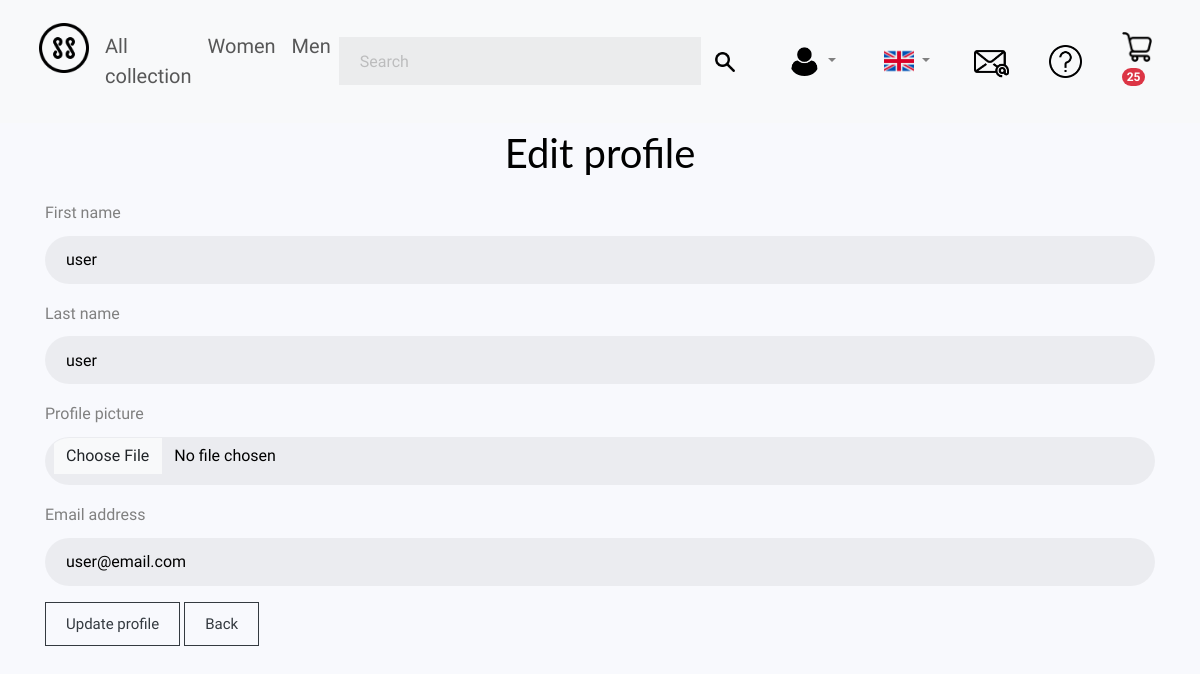
The app's page /update.php (signed in) with its own data.
### tables this page shows
CREATE TABLE `users` (
  `id` int(10) NOT NULL,
  `FirstName` varchar(255) DEFAULT NULL,
  `LastName` varchar(255) DEFAULT NULL,
  `email` varchar(255) DEFAULT NULL,
  `password` varchar(255) NOT NULL,
  `picture` varchar(255) DEFAULT NULL,
  `address` varchar(255) DEFAULT NULL,
  `status` varchar(10) DEFAULT 'user',
  `ban` varchar(3) NOT NULL DEFAULT 'no'
);

### function.php (called while the page is built)
<?php
function calculateCartCount($userId, $connect)
{
    $cartSql = "SELECT SUM(quantity) as total FROM cart WHERE userId = $userId";
    $cartResult = mysqli_query($connect, $cartSql);
    if ($cartResult) {
        $cartRow = mysqli_fetch_assoc($cartResult);
        $cartCount = $cartRow['total'];
    }
    return $cartCount;
}

### update.php (the view, shortened to what this page needs)
<?php
if (isset($_SESSION["user"])) {
    include 'inc/navbar.php';
} elseif (isset($_SESSION["adm"])) {
    include 'inc/navbar_admin.php';
} else {
    include 'inc/navbar_guest.php';
}
require_once "db_connect.php";
$id = isset($_SESSION["user"]) ? $_SESSION["user"] : $_SESSION["adm"];
$sql = "SELECT * FROM users WHERE id = $id";
$result = mysqli_query($connect, $sql);
$row = mysqli_fetch_assoc($result);
$backBtn = "index.php";
?>
<!doctype html>
<html lang="en">
<head>
    <link href="https://cdn.jsdelivr.net/npm/bootstrap@5.3.0/dist/css/bootstrap.min.css" rel="stylesheet">
    <link rel="stylesheet" href="css/style.css">
    <link rel="stylesheet" href="scss/style.scss">
</head>
<body>
    <div class="container">
        <h1 class="text-center">Edit profile</h1>
        <form method="post" autocomplete="off" enctype="multipart/form-data">
            <div class="mb-3 mt-3">
                <label for="fname" class="form-label">First name</label>
                <input type="text" class="form-control" id="fname" name="fname" placeholder="First name" value="<?= $row["FirstName"] ?>">
            </div>
            <div class="mb-3">
                <label for="lname" class="form-label">Last name</label>
                <input type="text" class="form-control" id="lname" name="lname" placeholder="Last name" value="<?= $row["LastName"] ?>">
            </div>
            <div class="mb-3">
                <label for="picture" class="form-label">Profile picture</label>
                <input type="file" class="form-control" id="picture" name="picture">
            </div>
            <div class="mb-3">
                <label for="email" class="form-label">Email address</label>
                <input type="email" class="form-control" id="email" name="email" placeholder="Email address" value="<?= $row["email"] ?>">
            </div>
            <button name="update" type="submit" class="btn btn-outline-dark rounded-0">Update profile</button>
            <a href="<?= $backBtn ?>" class="btn btn-outline-dark rounded-0">Back</a>
        </form>
    </div>
</body>
</html>

### inc/navbar.php (shortened to what this page needs)
<?php
require_once "db_connect.php";
require_once "function.php";
?>
<!DOCTYPE html>
<html lang="en">
<head>
    <link href="https://cdn.jsdelivr.net/npm/bootstrap@5.3.1/dist/css/bootstrap.min.css" rel="stylesheet">
    <link href="styles/style_landing.css" rel="stylesheet">
    <link href="styles/style_cart.css" rel="stylesheet">
    <link rel="stylesheet" href="styles/style_navbar.css">
</head>
<body>
    <nav id="navbar" class="navbar navbar-expand-lg bg-body-tertiary sticky-top">
        <div class="container-fluid">
            <div class="collapse navbar-collapse" id="myNavbarToggler7">
                <ul class="navbar-nav me-auto my-2 my-lg-0 navbar-nav-scroll" style="--bs-scroll-height: 100px;">
                    <li class="nav-item">
                        <a class="nav-link active" aria-current="page" href="index.php"><img src="icons/ss.png" alt="" loading="lazy" width="50px" /></a>
                    </li>
                    <li class="nav-item">
                        <h5><a class="nav-link pt-3" href="product-test.php">All collection</a></h5>
                    </li>
                    <li class="nav-item">
                        <h5><a class="nav-link pt-3" href="female.php">Women</a></h5>
                    </li>
                    <li class="nav-item">
                        <h5><a class="nav-link pt-3" href="male.php">Men</a></h5>
                    </li>
                </ul>
                <form class="d-flex w-50" role="search">
                    <input class="form-control me-2 rounded-0" type="search" placeholder="Search" aria-label="Search">
                    <button class=" border-0 bg-body-tertiary" type="submit"><img src="icons/search.png" height="20px" loading="lazy" /></button>
                </form>
                <ul>
                    <ul class="list-unstyled  mt-3">
                        <li class="nav-item dropdown me-3">
                            <?php
                            if (isset($_SESSION["user"])) {
                                $userId = $_SESSION["user"];
                            } elseif (isset($_SESSION["adm"])) {
                                $userId = $_SESSION["adm"];
                            }
                            $sql = "SELECT * FROM users WHERE id = $userId";
                            $result = mysqli_query($connect, $sql);
                            if (isset($_SESSION['user'])) {
                                if (mysqli_num_rows($result) > 0) {
                                    if ($rowUsers = mysqli_fetch_assoc($result)) {
                                        $avatar = $rowUsers["picture"];
                                        $greeting = $rowUsers["FirstName"];
                                        echo "
    <a class='nav-link dropdown-toggle ' href='#' role='button' data-bs-toggle='dropdown' aria-expanded='false'>
        <img src='profile_pictures/$avatar' class='rounded-circle' height='30' alt='' loading='lazy' />
    </a>
    <ul class='dropdown-menu'>
        <li class='ms-3'>Hello, $greeting </li>
        <li><a class='dropdown-item 'href='update.php?id=$rowUsers[id]'>Your Profile</a></li>
        <li><a class='dropdown-item' href='#'>Your Purchases</a></li>
        <li>
            <hr class='dropdown-divider'>
        </li>
        <li><a class='dropdown-item' href='logout.php?logout'>Logout</a></li>
    </ul>";
                                    } else {
                                        echo "<li class'nav-ite'>
                        <a class'nav-lin' href'login.ph'>Login</a>
                    </li";
                                    }
                                }
                            }
                            ?>
                        </li>
                    </ul>
                </ul>
                <ul class="list-unstyled mt-3">
                    <li class="nav-item dropdown me-2">
                        <a class="nav-link dropdown-toggle" href="#" role="button" data-bs-toggle="dropdown">
                            <img src="icons/united-kingdom.png" height="30" alt="English" loading="lazy" />
                        </a>
                    </li>
                </ul>
                <ul class="list-unstyled  mt-3 ms-1 me-1">
                    <li class="nav-item me-3 me-lg-0">
                        <a class="nav-link" href="contact.php">
                            <img src="icons/email.png" height="35" alt="" loading="lazy" />
                        </a>
                    </li>
                </ul>
                <ul class="list-unstyled  mt-3 ms-1 me-1">
                    <li class="nav-item me-3 me-lg-0">
                        <a class="nav-link" href="about_us.php">
                            <img src="icons/question.png" height="33" alt="" loading="lazy" />
                        </a>
                    </li>
                </ul>
                <ul class="list-unstyled  mt-3 ms-1">
                    <li class="nav-item me-3 me-lg-0">
                        <a class="nav-link" href="cart.php">
                            <img src="icons/cart-2.png" height="30" alt="" loading="lazy" />
                            <span class="badge rounded-pill badge-notification bg-danger"><?php echo calculateCartCount($userId, $connect); ?></span>
                        </a>
                    </li>
                </ul>
            </div>
        </div>
    </nav>
</body>
</html>

### styles/style_landing.css (style rules this page uses)
* { font-family: 'Arimo', sans-serif; }

### records on screen
users: picture (placeholder picture), fname "user", lname "user", email "user@email.com"

### other values on screen
calculateCartCount($userId, $connect) "25"
